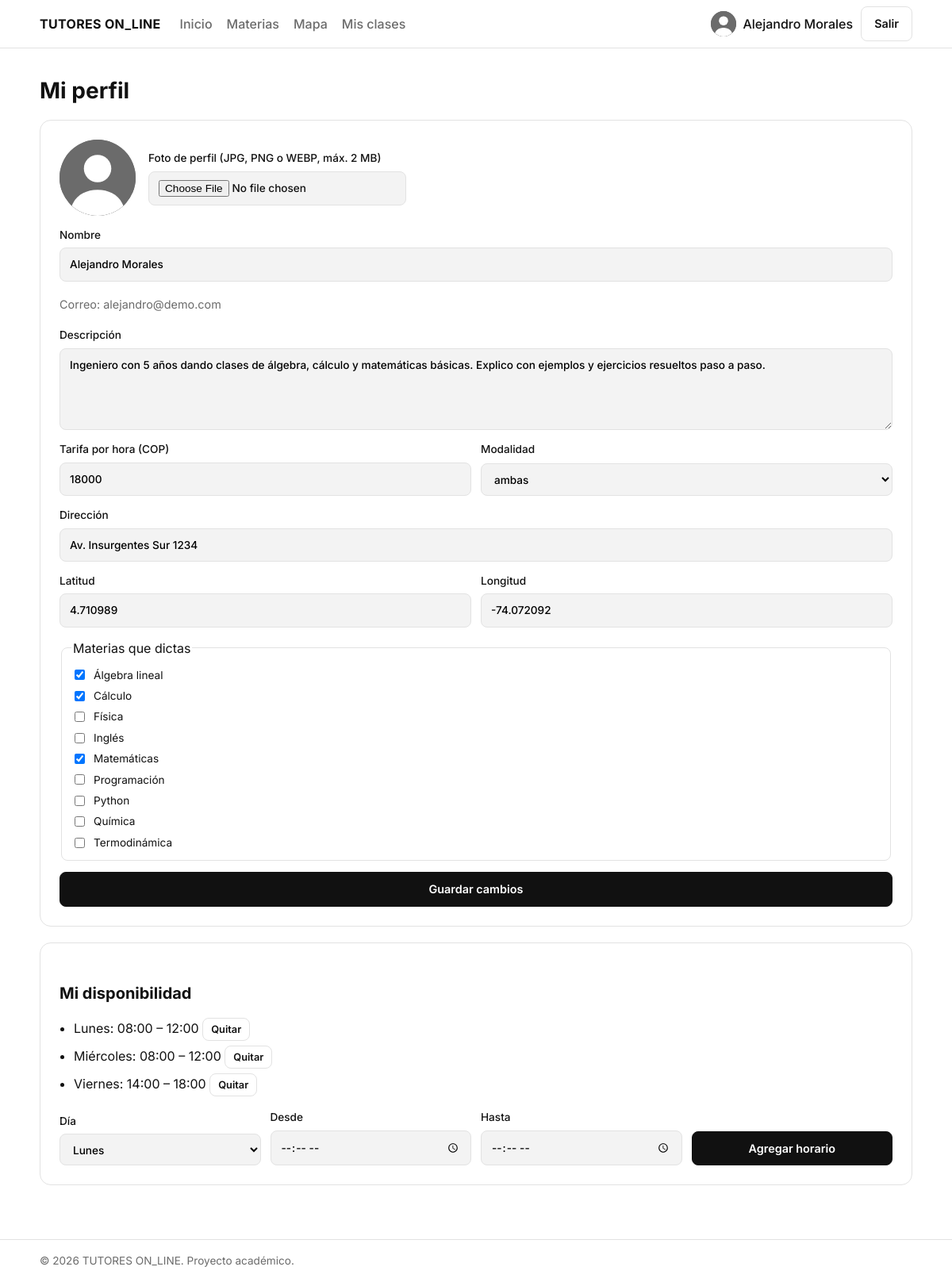
Screenshot of /perfil_editar.php (signed in) with the database file from the repository.
### tables this page shows
CREATE TABLE profesores (
  id            INT UNSIGNED AUTO_INCREMENT PRIMARY KEY,
  usuario_id    INT UNSIGNED NOT NULL UNIQUE,
  tarifa_hora   INT UNSIGNED NOT NULL DEFAULT 20000,
  descripcion   TEXT NULL,
  direccion     VARCHAR(200) NULL,
  latitud       DECIMAL(9,6) NULL,
  longitud      DECIMAL(9,6) NULL,
  modalidad     ENUM('presencial','virtual','ambas') NOT NULL DEFAULT 'ambas',
  respuesta_min INT UNSIGNED NOT NULL DEFAULT 30,
  FOREIGN KEY (usuario_id) REFERENCES usuarios(id) ON DELETE CASCADE
);

CREATE TABLE materias (
  id        INT UNSIGNED AUTO_INCREMENT PRIMARY KEY,
  nombre    VARCHAR(80) NOT NULL UNIQUE,
  categoria VARCHAR(60) NOT NULL
);

CREATE TABLE disponibilidad (
  id          INT UNSIGNED AUTO_INCREMENT PRIMARY KEY,
  profesor_id INT UNSIGNED NOT NULL,
  dia_semana  TINYINT UNSIGNED NOT NULL,
  hora_inicio TIME NOT NULL,
  hora_fin    TIME NOT NULL,
  CHECK (dia_semana BETWEEN 1 AND 7),
  CHECK (hora_inicio < hora_fin),
  FOREIGN KEY (profesor_id) REFERENCES profesores(id) ON DELETE CASCADE
);

### includes/init.php (called while the page is built, shortened)
<?php
function e($texto): string {
    return htmlspecialchars((string)$texto, ENT_QUOTES, 'UTF-8');
}
function foto_url(?string $foto): string {
    return $foto ? 'uploads/' . rawurlencode($foto) : 'assets/img/avatar.svg';
}
function hora_corta(string $t): string {
    return substr($t, 0, 5);
}
function usuario_actual(): ?array {
    return $_SESSION['usuario'] ?? null;
}
function requiere_login(): array {
    $u = usuario_actual();
    return $u;
}
    ob_start(); ?>

### perfil_editar.php (the view, shortened to what this page needs)
<?php
require_once __DIR__ . '/includes/init.php';
$u   = requiere_login();
$pdo = conectar();
$esProfesor = $u['rol'] === 'profesor';
$dias = [1 => 'Lunes', 2 => 'Martes', 3 => 'Miércoles', 4 => 'Jueves', 5 => 'Viernes', 6 => 'Sábado', 7 => 'Domingo'];
$profId = null;
if ($esProfesor) {
    $st = $pdo->prepare('SELECT id FROM profesores WHERE usuario_id = :u');
    $st->execute([':u' => $u['id']]);
    $profId = (int)$st->fetchColumn();
}
$prof = $mis = $disp = $materias = [];
if ($esProfesor) {
    $st = $pdo->prepare('SELECT * FROM profesores WHERE id = :id');
    $st->execute([':id' => $profId]);
    $prof = $st->fetch();
    $materias = $pdo->query('SELECT id, nombre FROM materias ORDER BY nombre')->fetchAll();
    $st = $pdo->prepare('SELECT materia_id FROM profesor_materia WHERE profesor_id = :p');
    $st->execute([':p' => $profId]);
    $mis = $st->fetchAll(PDO::FETCH_COLUMN);
    $st = $pdo->prepare('SELECT * FROM disponibilidad WHERE profesor_id = :p ORDER BY dia_semana, hora_inicio');
    $st->execute([':p' => $profId]);
    $disp = $st->fetchAll();
}
include __DIR__ . '/includes/header.php';
?>
<h1>Mi perfil</h1>
<section class="caja">
  <form method="post" enctype="multipart/form-data" class="form">
    <div class="foto-fila">
      <img class="avatar avatar--l" src="<?= foto_url($_SESSION['usuario']['foto']) ?>" alt="">
      <div>
        <label>Foto de perfil (JPG, PNG o WEBP, máx. 2 MB)
          <input type="file" name="foto" accept="image/jpeg,image/png,image/webp">
        </label>
      </div>
    </div>
    <label>Nombre <input type="text" name="nombre" value="<?= e($_SESSION['usuario']['nombre']) ?>" required></label>
    <p class="suave">Correo: <?= e($u['correo']) ?></p>
    <?php if ($esProfesor): ?>
      <label>Descripción <textarea name="descripcion" rows="4"><?= e($prof['descripcion']) ?></textarea></label>
      <div class="fila">
        <label>Tarifa por hora (COP) <input type="number" name="tarifa_hora" min="0" step="1000" value="<?= (int)$prof['tarifa_hora'] ?>"></label>
        <label>Modalidad
          <select name="modalidad">
            <?php foreach (['presencial', 'virtual', 'ambas'] as $m): ?>
              <option value="<?= $m ?>" <?= $prof['modalidad'] === $m ? 'selected' : '' ?>><?= $m ?></option>
            <?php endforeach; ?>
          </select>
        </label>
      </div>
      <label>Dirección <input type="text" name="direccion" value="<?= e($prof['direccion']) ?>"></label>
      <div class="fila">
        <label>Latitud <input type="text" name="latitud" value="<?= e($prof['latitud']) ?>" placeholder="4.710989"></label>
        <label>Longitud <input type="text" name="longitud" value="<?= e($prof['longitud']) ?>" placeholder="-74.072092"></label>
      </div>
      <fieldset>
        <legend>Materias que dictas</legend>
        <?php foreach ($materias as $m): ?>
          <label class="check"><input type="checkbox" name="materias[]" value="<?= (int)$m['id'] ?>" <?= in_array($m['id'], $mis) ? 'checked' : '' ?>> <?= e($m['nombre']) ?></label>
        <?php endforeach; ?>
      </fieldset>
    <?php endif; ?>
    <button class="btn" type="submit">Guardar cambios</button>
  </form>
</section>
<?php if ($esProfesor): ?>
<section class="caja">
  <h2>Mi disponibilidad</h2>
  <ul class="lista">
    <?php foreach ($disp as $d): ?>
      <li>
        <?= $dias[$d['dia_semana']] ?>: <?= hora_corta($d['hora_inicio']) ?> – <?= hora_corta($d['hora_fin']) ?>
        <form method="post" class="en-linea">
          <button class="btn btn--claro btn--chico" type="submit">Quitar</button>
        </form>
      </li>
    <?php endforeach; ?>
  </ul>
  <form method="post" class="form fila fila--abajo">
    <label>Día
      <select name="dia"><?php foreach ($dias as $n => $nom): ?><option value="<?= $n ?>"><?= $nom ?></option><?php endforeach; ?></select>
    </label>
    <label>Desde <input type="time" name="hora_inicio" required></label>
    <label>Hasta <input type="time" name="hora_fin" required></label>
    <button class="btn" type="submit">Agregar horario</button>
  </form>
</section>
<?php endif; ?>
<?php include __DIR__ . '/includes/footer.php'; ?>

### assets/css/style.css (style rules this page uses)
:root { --negro: #111111; --blanco: #ffffff; --gris-fondo: #f3f3f3; --gris-borde: #e2e2e2; --gris-texto: #6b6b6b; --naranja: #f97316; --naranja-claro: #fff1e6; --rojo: #b42318; --verde: #1a7f4b; }
* { box-sizing: border-box; }
html { font-family: 'Inter', system-ui, sans-serif; color: var(--negro); background: var(--blanco); }
body { margin: 0; min-height: 100vh; display: flex; flex-direction: column; line-height: 1.5; }
h1 { font-size: 1.75rem; margin: 8px 0 16px; }
h2 { font-size: 1.25rem; margin: 24px 0 12px; }
.suave { color: var(--gris-texto); font-size: .9rem; margin: 4px 0; }
.en-linea { display: inline; margin: 0; }
.btn { display: inline-block; background: var(--negro); color: var(--blanco); border: 1px solid var(--negro); border-radius: 8px; padding: 10px 16px; font: inherit; font-weight: 600; font-size: .9rem; text-decoration: none; cursor: pointer; }
.btn--claro { background: var(--blanco); color: var(--negro); border-color: var(--gris-borde); }
.btn--chico { padding: 4px 10px; font-size: .8rem; }
.form { display: grid; gap: 14px; text-align: left; }
label { display: grid; gap: 6px; font-size: .85rem; font-weight: 500; }
input, select, textarea { font: inherit; padding: 10px 12px; border: 1px solid var(--gris-borde); border-radius: 8px; background: var(--gris-fondo); width: 100%; }
textarea { resize: vertical; }
.fila { display: grid; grid-template-columns: 1fr 1fr; gap: 12px; }
.fila--abajo { align-items: end; grid-template-columns: repeat(auto-fit, minmax(120px, 1fr)); }
.check { display: flex; align-items: center; gap: 8px; font-weight: 400; }
.check input { width: auto; }
fieldset { border: 1px solid var(--gris-borde); border-radius: 8px; padding: 12px; display: grid; gap: 6px; }
.caja { border: 1px solid var(--gris-borde); border-radius: 14px; padding: 24px; margin-bottom: 20px; background: var(--blanco); }
.avatar { width: 48px; height: 48px; border-radius: 50%; object-fit: cover; background: var(--gris-texto); }
.avatar--l { width: 96px; height: 96px; }
.lista { padding-left: 18px; }
.lista li { margin-bottom: 6px; }
.foto-fila { display: flex; gap: 16px; align-items: center; flex-wrap: wrap; }

### rows the page displays
profesores: descripcion "Ingeniero con 5 años dando clases de álgebra, cálculo y matemáticas básicas. Explico con ejemplos y ejercicios resueltos paso a paso.", tarifa_hora "18000", modalidad "ambas", direccion "Av. Insurgentes Sur 1234", latitud "4.710989", longitud "-74.072092"
materias: id "☑", nombre "Álgebra lineal"
materias: id "☑", nombre "Cálculo"
materias: nombre "Física"
materias: nombre "Inglés"
materias: id "☑", nombre "Matemáticas"
materias: nombre "Programación"
materias: nombre "Python"
materias: nombre "Química"
materias: nombre "Termodinámica"
disponibilidad: dia_semana "Lunes", hora_inicio "08:00", hora_fin "12:00"
disponibilidad: dia_semana "Miércoles", hora_inicio "08:00", hora_fin "12:00"
disponibilidad: dia_semana "Viernes", hora_inicio "14:00", hora_fin "18:00"

### other values shown
$u['nombre'] "Alejandro Morales"
$u['correo'] "alejandro@demo.com"
form field dia "Lunes"
